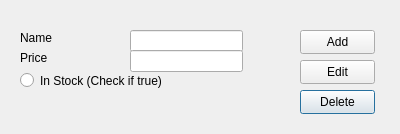
<?xml version="1.0" encoding="UTF-8"?>
<ui version="4.0">
 <class>AddDeleteItems</class>
 <widget class="QDialog" name="AddDeleteItems">
  <property name="geometry">
   <rect>
    <x>0</x>
    <y>0</y>
    <width>400</width>
    <height>134</height>
   </rect>
  </property>
  <property name="windowTitle">
   <string>Dialog</string>
  </property>
  <widget class="QPushButton" name="pushButton_Delete">
   <property name="geometry">
    <rect>
     <x>300</x>
     <y>90</y>
     <width>75</width>
     <height>24</height>
    </rect>
   </property>
   <property name="text">
    <string>Delete</string>
   </property>
  </widget>
  <widget class="QLineEdit" name="edit_Name">
   <property name="enabled">
    <bool>true</bool>
   </property>
   <property name="geometry">
    <rect>
     <x>130</x>
     <y>30</y>
     <width>113</width>
     <height>22</height>
    </rect>
   </property>
  </widget>
  <widget class="QRadioButton" name="radio_Stock">
   <property name="geometry">
    <rect>
     <x>20</x>
     <y>70</y>
     <width>161</width>
     <height>21</height>
    </rect>
   </property>
   <property name="text">
    <string>In Stock (Check if true)</string>
   </property>
  </widget>
  <widget class="QPushButton" name="pushButton_Add">
   <property name="geometry">
    <rect>
     <x>300</x>
     <y>30</y>
     <width>75</width>
     <height>24</height>
    </rect>
   </property>
   <property name="text">
    <string>Add</string>
   </property>
  </widget>
  <widget class="QLabel" name="label">
   <property name="geometry">
    <rect>
     <x>20</x>
     <y>30</y>
     <width>91</width>
     <height>16</height>
    </rect>
   </property>
   <property name="text">
    <string>Name</string>
   </property>
  </widget>
  <widget class="QLineEdit" name="edit_Price">
   <property name="enabled">
    <bool>true</bool>
   </property>
   <property name="geometry">
    <rect>
     <x>130</x>
     <y>50</y>
     <width>113</width>
     <height>22</height>
    </rect>
   </property>
  </widget>
  <widget class="QLabel" name="label_5">
   <property name="geometry">
    <rect>
     <x>20</x>
     <y>50</y>
     <width>91</width>
     <height>16</height>
    </rect>
   </property>
   <property name="text">
    <string>Price</string>
   </property>
  </widget>
  <widget class="QPushButton" name="pushButton_Edit">
   <property name="geometry">
    <rect>
     <x>300</x>
     <y>60</y>
     <width>75</width>
     <height>24</height>
    </rect>
   </property>
   <property name="text">
    <string>Edit</string>
   </property>
  </widget>
 </widget>
 <resources/>
 <connections/>
</ui>
